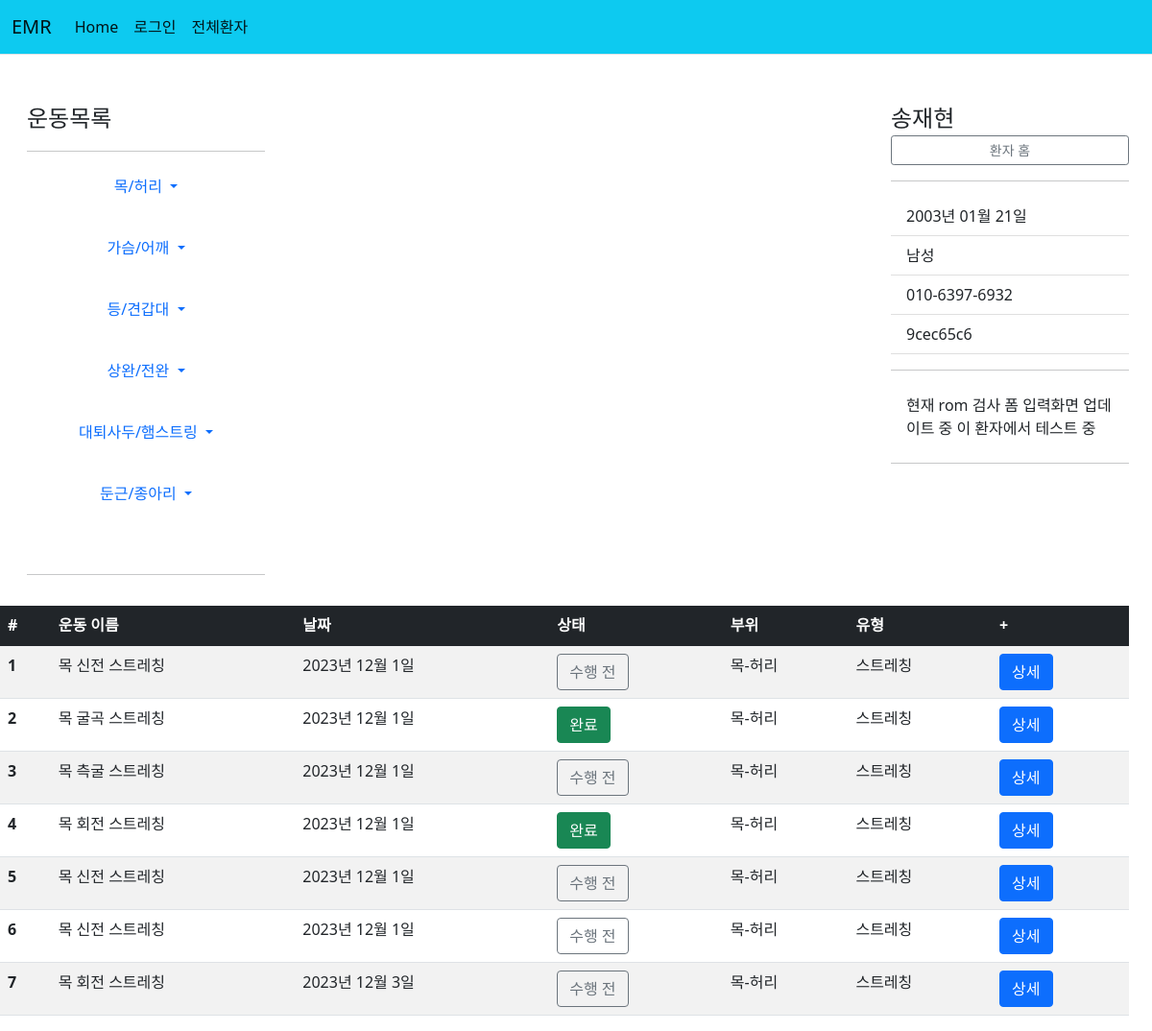
The page /patient/9cec65c6-f5e6-486e-b068-f70c82aa60aa/exercise/ on the database as committed earlier.
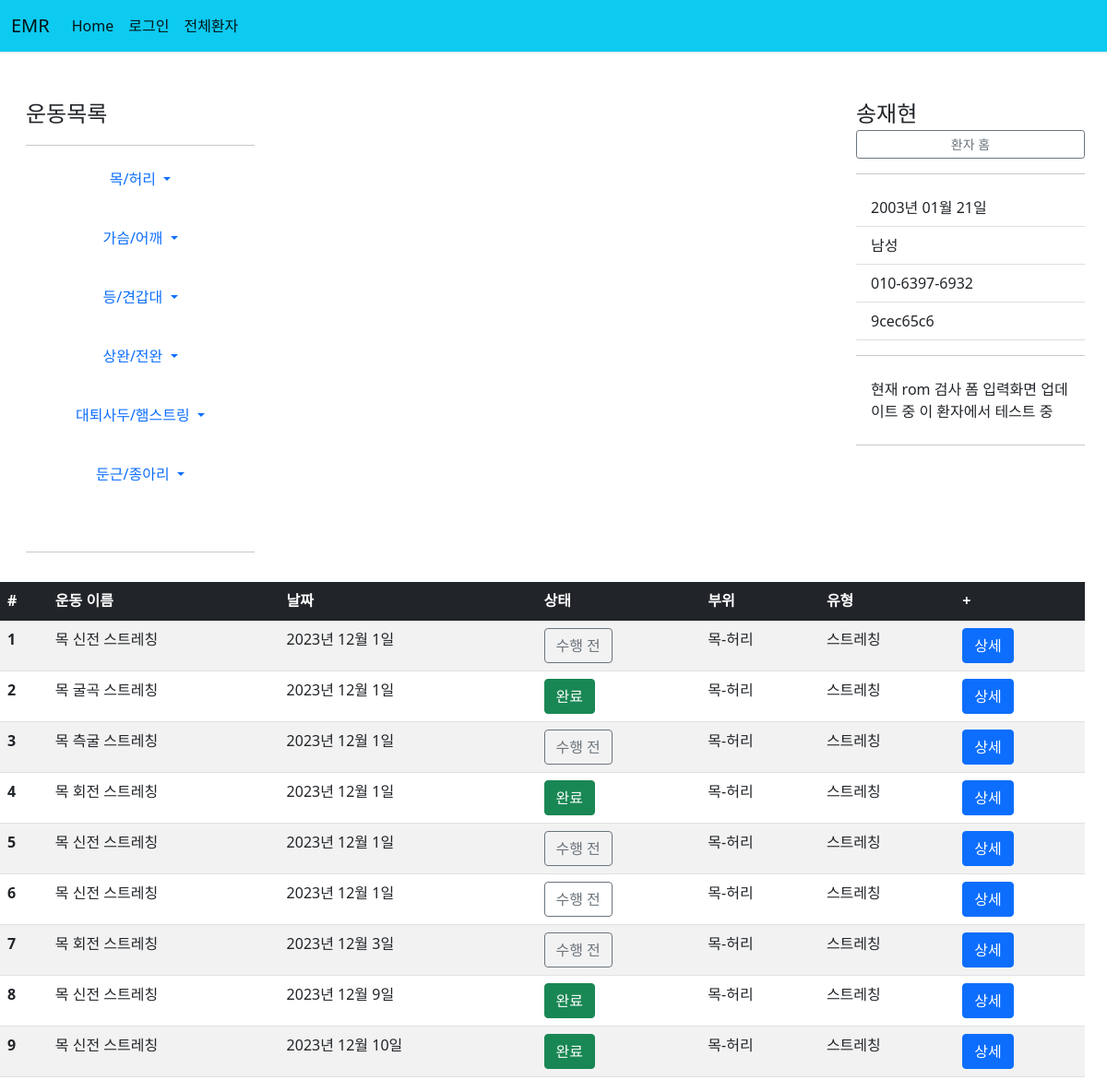
The same page on the database as committed later.
### patient/models.py (models this page shows, shortened)
class ExerciseList(models.Model):
    code = models.CharField(primary_key=True, max_length=36, default=uuid.uuid4)
    exercise = models.ForeignKey(Exercise, on_delete=models.CASCADE)
    patient = models.ForeignKey(Patient2, on_delete=models.CASCADE)
    date = models.DateField(default=timezone.now)
    count = models.IntegerField(default=0)
    set = models.IntegerField(default=1)
    time = models.IntegerField(default=0)
    weight = models.IntegerField(default=0)
    done = models.BooleanField(default=False)

class Exercise(models.Model):
    name = models.CharField(primary_key=True, max_length=30)
    part = models.ForeignKey(Part, on_delete=models.CASCADE)
    type = models.ForeignKey(ExerciseType, on_delete=models.CASCADE)
    link = models.URLField(default='https://blog.naver.com/smile86/221055278905')

class Part(models.Model):
    part = models.CharField(primary_key=True, max_length=10)

class ExerciseType(models.Model):
    type = models.CharField(primary_key=True, max_length=20)

### patient/views.py (the view)
# urls.py: path('<str:patient_id>/exercise/', views.exercise, name='exercise'),
def exercise(request, patient_id):
    patient = get_object_or_404(Patient2, pk=patient_id)
    exercise_list = ExerciseList.objects.filter(patient=patient_id)
    context = {'patient':patient, 'exercise_list':exercise_list}
    return render(request, 'patient/exercise.html', context)

### patient/templatetags/patient_filter.py (called while the page is built)
@register.filter
def back2(value):
    ans=''
    if int(value)%2==0:
        ans = '여성'
    else:
        ans = '남성'
    return ans

@register.filter
def birth2(value, back):
    if back=='3' or back=='4':
        year = '20'+value[:2]
    else:
        year = '19'+value[:2]
    birth = year+'년 '+value[2:4]+'월 '+value[4:]+'일'
    return birth

@register.filter
def id_cut(value):
    return value[:8]

### templates/patient/exercise.html (shortened to what this page needs)
{% extends "base.html" %}
{% load patient_filter %}
{% block content %}
<div class="container-fluid">
  <div class="row">
    <div class="col-md-4">
      <div class="d-flex flex-column flex-shrink-0 p-3" style="width: 280px;">
        <svg class="bi pe-none me-2" width="40" height="32"><use xlink:href="#bootstrap"/></svg>
        <span class="fs-4">운동목록</span>
        <hr>
        <ul class="nav nav-pills flex-column mb-auto text-center">
          <li>
            <a href="#" class="nav-link text-primary align-items-center text-decoration-none dropdown-toggle" data-bs-toggle="dropdown" aria-expanded="false">
              목/허리
            </a>
          </li>
          <br>
          <li>
            <a href="#" class="nav-link align-items-center text-decoration-none dropdown-toggle" data-bs-toggle="dropdown" aria-expanded="false">
              가슴/어깨
            </a>
          </li>
          <br>
          <li>
            <a href="#" class="nav-link align-items-center text-decoration-none dropdown-toggle" data-bs-toggle="dropdown" aria-expanded="false">
              등/견갑대
            </a>
          </li>
          <br>
          <li>
            <a href="#" class="nav-link align-items-center text-decoration-none dropdown-toggle" data-bs-toggle="dropdown" aria-expanded="false">
              상완/전완
            </a>
          </li>
          <br>
          <li>
            <a href="#" class="nav-link align-items-center text-decoration-none dropdown-toggle" data-bs-toggle="dropdown" aria-expanded="false">
              대퇴사두/햄스트링
            </a>
          </li>
          <br>
          <li>
            <a href="#" class="nav-link align-items-center text-decoration-none dropdown-toggle" data-bs-toggle="dropdown" aria-expanded="false">
              둔근/종아리
            </a>
          </li>
          <br>
          <br>
        </ul>
        <hr>
    </div>
    </div>
    <div class="col-md-5">
    </div>
    <div class="col-md-3">
      <div class="col-md-3">
        <div class="d-flex flex-column flex-shrink-0 p-3" style="width: 280px;">
            <svg class="bi pe-none me-2" width="40" height="32"><use xlink:href="#bootstrap"/></svg>
            <span class="fs-4">{{patient.name}}</span>
            <a href="{% url 'patient:detail' patient.id %}" class="btn  btn-sm btn-outline-secondary">환자 홈</a></span>
          <hr>
          <ul class="list-group list-group-flush">
            <li class="list-group-item">{{patient.front_resident|birth2:patient.back_resident}}</li>
            <li class="list-group-item">{{patient.back_resident|back2}}</li>
            <li class="list-group-item">{{patient.phone}}</li>
            <li class="list-group-item">{{patient.id|id_cut}}</li>
            <hr>
            <li class="list-group-item">{{patient.memo}}</li>
          </ul>
          <hr>
      </div>
    </div>
  </div>
  <div class="row">
    <table class="table table-border table-Secondary table-striped">
      <thead>
      <tr class="table-dark">
          <th scope="col">#</th>
          <th scope="col">운동 이름</th>
          <th scope="col">날짜</th>
          <th scope="col">상태</th>
          <th scope="col">부위</th>
          <th scope="col">유형</th>
          <th scope="col">+</th>
      </tr>
      </thead>
      <tbody>
      {% for exercise in exercise_list %}
      <tr>
          <th scope="row">{{forloop.counter}}</th>
          <td>{{exercise.exercise.name}}</td>
          <td>{{exercise.date}}</td>
          {% if exercise.done %}<td> <button type="button" class="btn btn-success">완료</button></td>
          {% else %}<td><button type="button" class="btn btn-outline-secondary">수행 전</button></td>{% endif %}
          <td>{{exercise.exercise.part.part}}</td>
          <td>{{exercise.exercise.type.type}}</td>
          <td><a class="btn btn-primary" href="{% url 'patient:detail' patient.id %}" role="button">상세</a></td>
      </tr>
      {% endfor %}
      </tbody>
    </table>
  </div>
</div>
{% endblock %}

Rows that differ between the two databases and show on the page:
added ExerciseList: exercise.name "목 신전 스트레칭", date "2023년 12월 9일", done "완료", exercise.part.part "목-허리", exercise.type.type "스트레칭"
added ExerciseList: exercise.name "목 신전 스트레칭", date "2023년 12월 10일", done "완료", exercise.part.part "목-허리", exercise.type.type "스트레칭"
